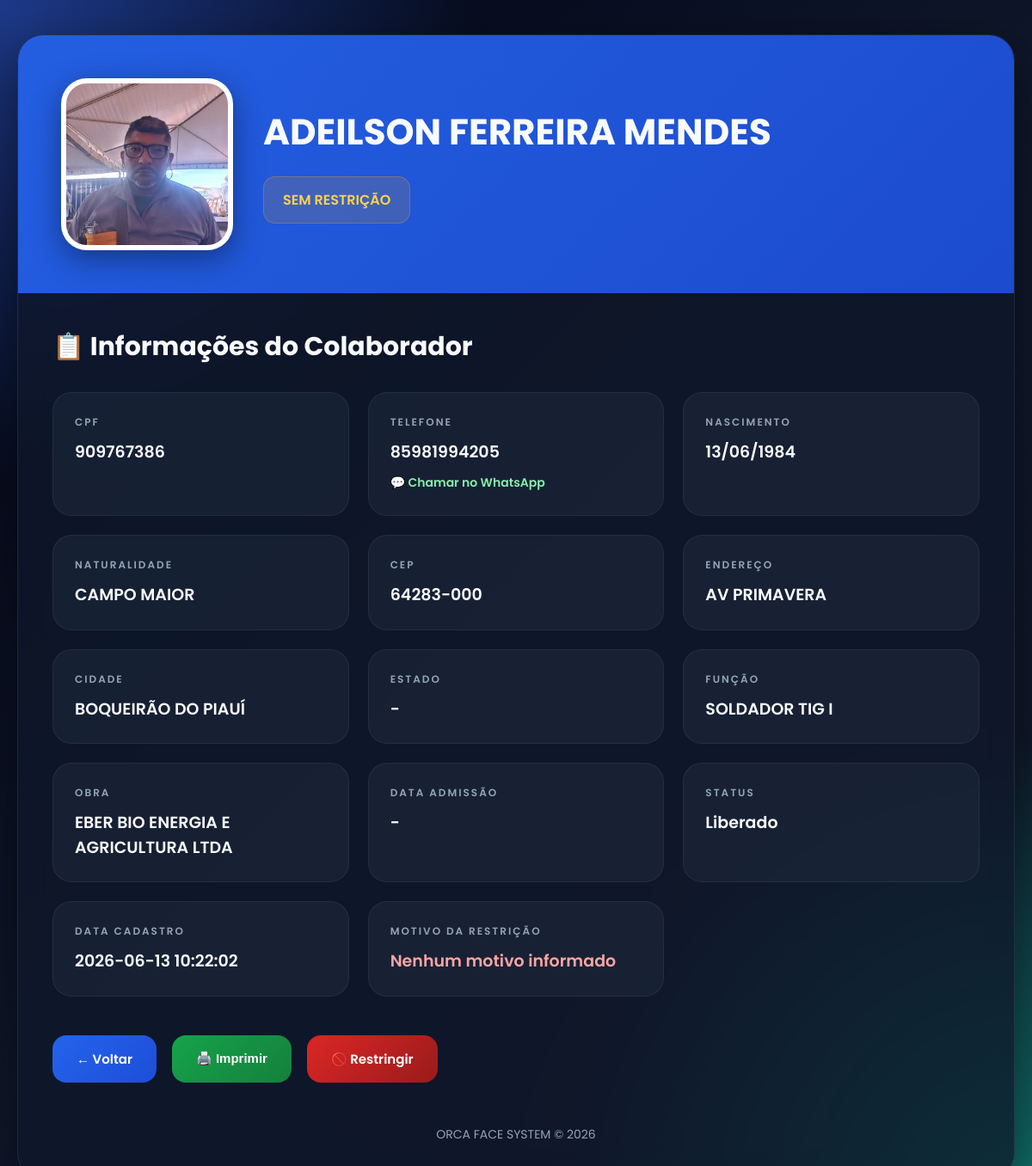
/colaborador/4 (signed in), run on the app's committed database.
### models.py (models this page shows, shortened)
class Colaborador(db.Model):
    __tablename__ = 'colaborador'
    id = db.Column(
        db.Integer,
        primary_key=True
    )
    nome = db.Column(
        db.String(200),
        nullable=False
    )
    cpf = db.Column(
        db.String(20),
        unique=True,
        nullable=False
    )
    telefone = db.Column(
        db.String(20)
    )
    data_nascimento = db.Column(
        db.String(50)
    )
    naturalidade = db.Column(
        db.String(100)
    )
    cep = db.Column(
        db.String(20)
    )
    endereco = db.Column(
        db.String(300)
    )
    cidade = db.Column(
        db.String(100)
    )
    estado = db.Column(
        db.String(100)
    )
    funcao = db.Column(
        db.String(100)
    )
    campo = db.Column(
        db.String(200)
    )
    campo_isolado = db.Column(
        db.Boolean,
        default=False
    )
    obra = db.Column(
        db.String(200)
    )
    foto = db.Column(
        db.String(300)
    )
    status = db.Column(
        db.String(50),
        default='Liberado'
    )
    pre_admissao = db.Column(
        db.String(100),
        default='Em análise'
    )
    data_admissao = db.Column(
        db.String(50)
    )
    restrito = db.Column(
        db.Boolean,
        default=False
    )
    motivo = db.Column(
        db.String(500)
    )
    data_cadastro = db.Column(
        db.DateTime,
        server_default=db.func.now()
    )

### app.py (the view)
@app.route('/colaborador/<int:id>')
@login_required
def ver_colaborador(id):
    colaborador = Colaborador.query.get(id)
    if not colaborador:
        return 'Colaborador não encontrado'
    return render_template(
        'colaborador.html',
        c=colaborador
    )

### app.py (called while the page is built)
def login_required(f):
    @wraps(f)
    def decorated_function(*args, **kwargs):
        if 'usuario' not in session:
            return redirect('/login')
        return f(*args, **kwargs)
    return decorated_function

### templates/colaborador.html (shortened to what this page needs)
<!DOCTYPE html>
<html lang="pt-br">
<head>
</head>
<body>
<div class="card">
    <div class="header">
        <div class="topo">
            {% if c.foto %}
            <img
            class="foto"
            src="{{ c.foto }}">
            {% else %}
            <img
            class="foto"
            src="https://cdn-icons-png.flaticon.com/512/149/149071.png">
            {% endif %}
            <div class="dados-principais">
                <div class="nome">
                    {{ c.nome }}
                </div>
                {% if c.restrito %}
                <div class="status status-bloq">
                    🚫 COLABORADOR RESTRITO
                </div>
                {% elif c.pre_admissao == 'Em análise' %}
                <div class="status status-admissao">
                     SEM RESTRIÇÃO
                </div>
                {% else %}
                <div class="status status-ok">
                    ✅ COLABORADOR LIBERADO
                </div>
                {% endif %}
            </div>
        </div>
    </div>
    <div class="conteudo">
        <div class="titulo-secao">
            📋 Informações do Colaborador
        </div>
        <div class="info">
            <div class="box">
                <div class="titulo">CPF</div>
                <div class="valor">{{ c.cpf or '-' }}</div>
            </div>
            <div class="box">
                <div class="titulo">Telefone</div>
                <div class="valor">
                    {{ c.telefone or '-' }}
                    {% if c.telefone %}
                    <br>
                    <a
                    class="whatsapp"
                    href="https://wa.me/55{{ c.telefone }}"
                    target="_blank">
                        💬 Chamar no WhatsApp
                    </a>
                    {% endif %}
                </div>
            </div>
            <div class="box">
                <div class="titulo">Nascimento</div>
                <div class="valor">{{ c.data_nascimento or '-' }}</div>
            </div>
            <div class="box">
                <div class="titulo">Naturalidade</div>
                <div class="valor">{{ c.naturalidade or '-' }}</div>
            </div>
            <div class="box">
                <div class="titulo">CEP</div>
                <div class="valor">{{ c.cep or '-' }}</div>
            </div>
            <div class="box">
                <div class="titulo">Endereço</div>
                <div class="valor">{{ c.endereco or '-' }}</div>
            </div>
            <div class="box">
                <div class="titulo">Cidade</div>
                <div class="valor">{{ c.cidade or '-' }}</div>
            </div>
            <div class="box">
                <div class="titulo">Estado</div>
                <div class="valor">{{ c.estado or '-' }}</div>
            </div>
            <div class="box">
                <div class="titulo">Função</div>
                <div class="valor">{{ c.funcao or '-' }}</div>
            </div>
            <div class="box">
                <div class="titulo">Obra</div>
                <div class="valor">{{ c.obra or '-' }}</div>
            </div>
            <div class="box">
                <div class="titulo">Data Admissão</div>
                <div class="valor">{{ c.data_admissao or '-' }}</div>
            </div>
            <div class="box">
                <div class="titulo">Status</div>
                <div class="valor">{{ c.status or 'Liberado' }}</div>
            </div>
            <div class="box">
                <div class="titulo">Data Cadastro</div>
                <div class="valor">{{ c.data_cadastro or '-' }}</div>
            </div>
            <div class="box">
                <div class="titulo">Motivo da Restrição</div>
                <div class="valor motivo">
                    {{ c.motivo or 'Nenhum motivo informado' }}
                </div>
            </div>
        </div>
        <div class="acoes">
            <a href="/" class="btn btn-voltar">
                ← Voltar
            </a>
            <button
            onclick="window.print()"
            class="btn btn-imprimir">
                🖨️ Imprimir
            </button>
            {% if c.restrito %}
            <a
            href="/liberar/{{ c.id }}"
            class="btn btn-liberar">
                ✅ Liberar
            </a>
            {% else %}
            <a
            href="/restringir/{{ c.id }}"
            class="btn btn-restringir">
                🚫 Restringir
            </a>
            {% endif %}
        </div>
        <div class="footer">
            ORCA FACE SYSTEM © 2026
        </div>
    </div>
</div>
</body>
</html>

### templates/colaborador.html (style rules this page uses)
* { margin:0; padding:0; box-sizing:border-box; }
:root { --bg:#020617; --card:#0f172a; --card2:#111827; --blue:#3b82f6; --blue2:#2563eb; --green:#22c55e; --red:#ef4444; --yellow:#f59e0b; --text:#f8fafc; --muted:#94a3b8; }
body { font-family:'Poppins',sans-serif; background: radial-gradient(circle at top left,#1e3a8a 0%,transparent 30%), radial-gradient(circle at bottom right,#0f766e 0%,transparent 30%), linear-gradient(135deg,#020617,#0f172a,#111827); min-height:100vh; padding:40px 20px; color:var(--text); overflow-x:hidden; }
.card { max-width:1300px; margin:auto; background:rgba(15,23,42,0.75); backdrop-filter:blur(18px); border:1px solid rgba(255,255,255,0.08); border-radius:30px; overflow:hidden; box-shadow: 0 20px 60px rgba(0,0,0,0.5); }
.header { position:relative; padding:50px; background: linear-gradient( 135deg, rgba(37,99,235,0.95), rgba(29,78,216,0.95)); overflow:hidden; }
.topo { display:flex; align-items:center; gap:35px; flex-wrap:wrap; }
.foto { width:200px; height:200px; object-fit:cover; border-radius:30px; border:6px solid rgba(255,255,255,0.95); background:white; box-shadow: 0 10px 35px rgba(0,0,0,0.4); }
.dados-principais { flex:1; }
.nome { font-size:42px; font-weight:700; margin-bottom:20px; }
.status { display:inline-flex; align-items:center; gap:10px; padding:14px 22px; border-radius:14px; font-size:16px; font-weight:600; }
.status-admissao { background:rgba(245,158,11,0.15); color:#fcd34d; border:1px solid rgba(245,158,11,0.3); }
.conteudo { padding:40px; }
.titulo-secao { font-size:30px; font-weight:700; margin-bottom:30px; }
.info { display:grid; grid-template-columns: repeat(auto-fit,minmax(260px,1fr)); gap:22px; }
.box { background:rgba(30,41,59,0.65); border:1px solid rgba(255,255,255,0.06); border-radius:22px; padding:25px; transition:0.35s; }
.titulo { color:var(--muted); font-size:12px; text-transform:uppercase; letter-spacing:2px; margin-bottom:12px; font-weight:600; }
.valor { font-size:19px; font-weight:600; line-height:1.5; word-break:break-word; }
.motivo { color:#fca5a5; }
.whatsapp { margin-top:10px; display:inline-flex; align-items:center; gap:8px; text-decoration:none; color:#86efac; font-size:14px; font-weight:600; }
.acoes { margin-top:45px; display:flex; gap:18px; flex-wrap:wrap; }
.btn { padding:16px 28px; border:none; border-radius:16px; cursor:pointer; text-decoration:none; color:white; font-size:15px; font-weight:600; transition:0.35s; display:flex; align-items:center; gap:10px; }
.btn-voltar { background: linear-gradient( 135deg, #2563eb, #1d4ed8); }
.btn-imprimir { background: linear-gradient( 135deg, #16a34a, #15803d); }
.btn-restringir { background: linear-gradient( 135deg, #dc2626, #991b1b); }
.footer { margin-top:50px; text-align:center; color:var(--muted); font-size:14px; }

### data on the page
Colaborador: foto (picture), nome "ADEILSON FERREIRA MENDES", cpf "909767386", telefone "85981994205", data_nascimento "13/06/1984", naturalidade "CAMPO MAIOR", cep "64283-000", endereco "AV PRIMAVERA", cidade "BOQUEIRÃO DO PIAUÍ", estado "-", funcao "SOLDADOR TIG I", obra "EBER BIO ENERGIA E AGRICULTURA LTDA", data_admissao "-", status "Liberado", data_cadastro "2026-06-13 10:22:02", motivo "Nenhum motivo informado"
